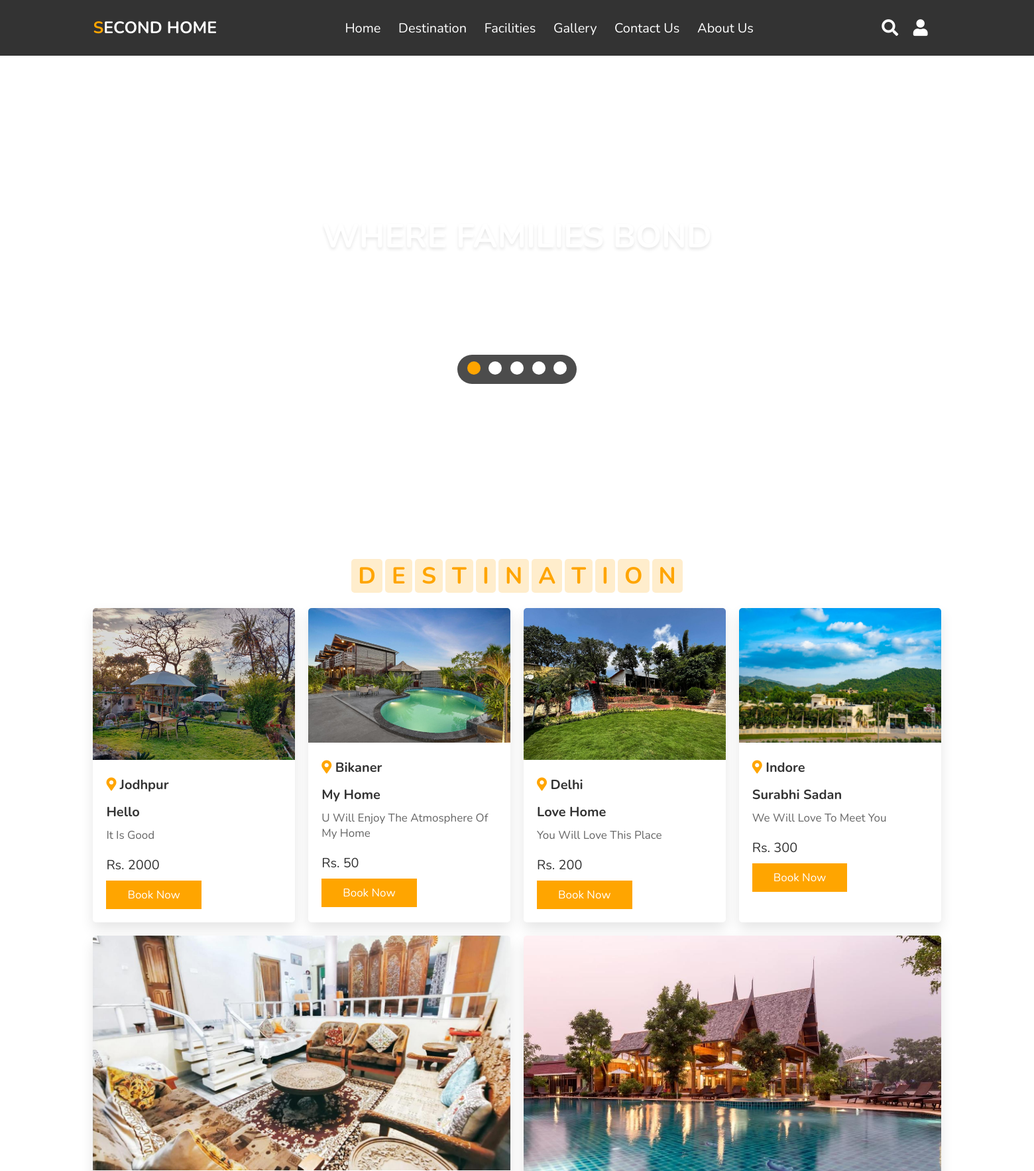
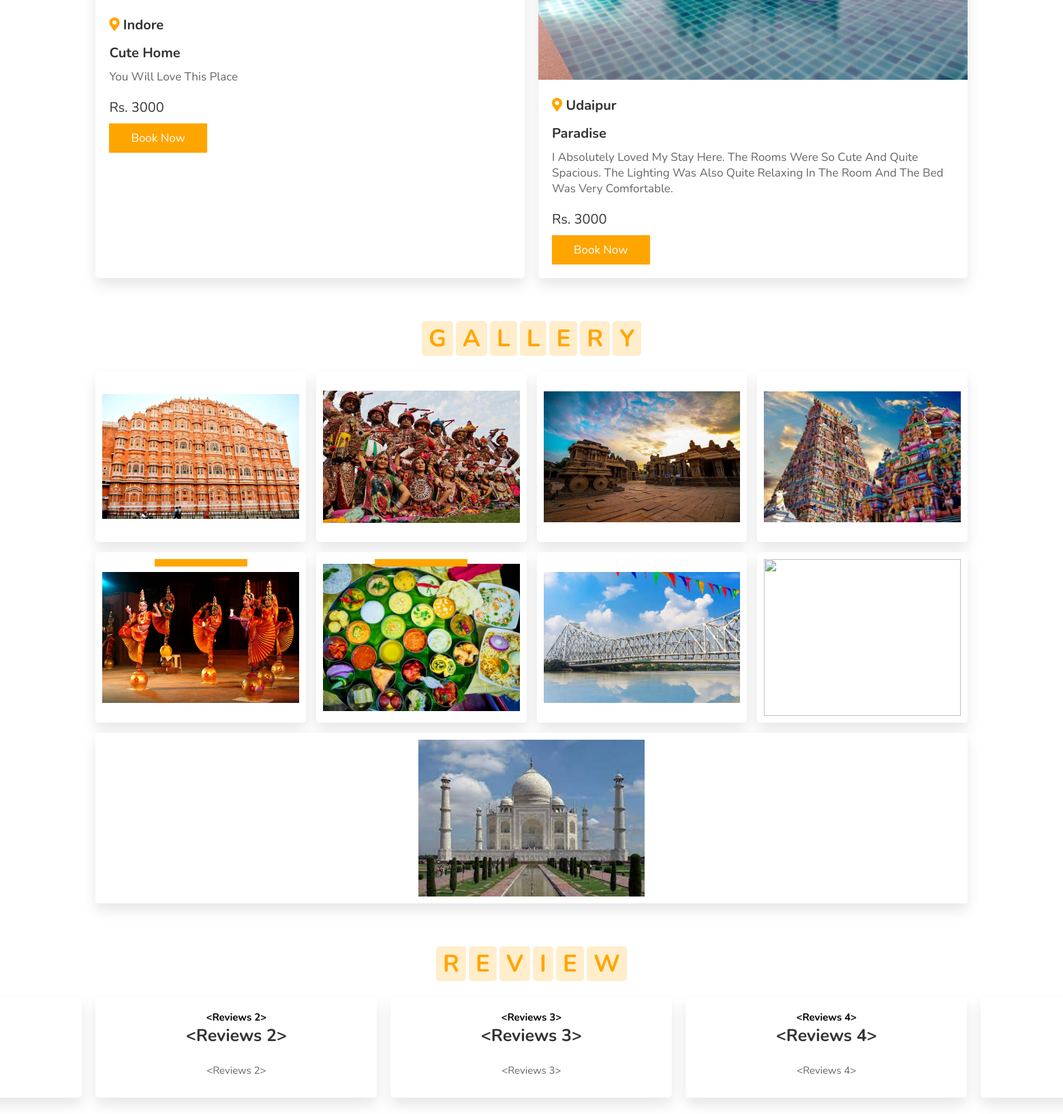
Page /Open_Seating_areas (upper part) on the committed database (2 pictures, top to bottom).
### models.py (models this page shows)
class Listroom(db.Model):
    id = db.Column(db.Integer, primary_key=True)
    email = db.Column(db.String(150))
    phone_no= db.Column(db.Integer)
    city = db.Column(db.String(150))
    host_name = db.Column(db.String(150))
    homestay_name = db.Column(db.String(150))
    address = db.Column(db.String(150))
    description= db.Column(db.String(150))
    no_of_room = db.Column(db.Integer)
    Parking = db.Column(db.Boolean)
    Internet = db.Column(db.Boolean)
    Running_Hot_water = db.Column(db.Boolean)
    Open_Seating_areas = db.Column(db.Boolean)
    Air_Condition = db.Column(db.Boolean)
    Pet_Friendly = db.Column(db.Boolean)
    Toiletries = db.Column(db.Boolean)
    Smoking_Allowed = db.Column(db.Boolean)
    Library = db.Column(db.Boolean)
    Bonfire = db.Column(db.Boolean)
    Barbecue = db.Column(db.Boolean)
    Pick_and_dropService = db.Column(db.Boolean)
    rent=db.Column(db.Integer)
    pic=db.Column(db.String(500))
    uid = db.Column("uid", db.Integer, db.ForeignKey('user.id'))
    review = db.relationship('Reviews', backref='room')
    booking = db.relationship('Booking', backref='room')

class Reviews(db.Model):
    id = db.Column(db.Integer, primary_key=True)
    review=db.Column(db.String(5000))
    room_id = db.Column(db.Integer, db.ForeignKey('listroom.id'))
    user_id = db.Column(db.Integer, db.ForeignKey('user.id'))

### main.py (the view)
@app.route('/Open_Seating_areas')
def Open_Seating_areas():
    fac=Listroom.query.filter_by(Open_Seating_areas=True).all()
    rev=Reviews.query.all()
    return render_template('face.html',post=fac,login=0,ra=rev,user=current_user)

### templates/face.html (shortened to what this page needs)
<!DOCTYPE html>
<html lang="en">
{% include('header.html')%}
<body>
    {% include ('navbar.html') %}
    <section class="home" id="home">
        <div class="content">
            <h3>where families bond</h3>
            <p>Experience something new every moment</p>
        </div>
        <div class="controls">
            <span class="vid-btn active" data-src="/static/images/vid-1.mp4"></span>
            <span class="vid-btn" data-src="/static/images/vid-2.mp4"></span>
            <span class="vid-btn" data-src="/static/images/vid-3.mp4"></span>
            <span class="vid-btn" data-src="/static/images/vid-4.mp4"></span>
            <span class="vid-btn" data-src="/static/images/vid-5.mp4"></span>
        </div>
        <div class="video-container">
            <video src="/static/images/vid-1.mp4" id="video-slider" loop autoplay muted></video>
        </div>
    </section>
    <section class="destination" id="destination">
        <h1 class="heading">
            <span>d</span>
            <span>e</span>
            <span>s</span>
            <span>t</span>
            <span>i</span>
            <span>n</span>
            <span>a</span>
            <span>t</span>
            <span>i</span>
            <span>o</span>
            <span>n</span>
        </h1>
        <div class="box-container">
            {% for i in post %}
            <div class="box">
                <img src="{{i.pic}}" alt="">
                <div class="content">
                    <h3> <i class="fas fa-map-marker-alt"></i> {{i.city}} </h3> <br>
                    <h3>{{i.homestay_name}}</h3>
                    <p>
                        {{i.description}}
                    </p>
                    <div class="price"> Rs. {{i.rent}} </div>
                    <a href="{{i.id}}/profile" class="btn">book now</a>
                </div>
            </div>
            {% endfor %}
        </div>
    </section>
    <section class="gallery" id="gallery">
        <h1 class="heading">
            <span>g</span>
            <span>a</span>
            <span>l</span>
            <span>l</span>
            <span>e</span>
            <span>r</span>
            <span>y</span>
        </h1>
        <div class="box-container">
            <div class="box">
                <img src="/static/images/gg1.webp" alt="">
                <div class="content">
                </div>
            </div>
            <div class="box">
                <img src="/static/images/gg2.jpg" alt="">
                <div class="content">
                </div>
            </div>
            <div class="box">
                <img src="/static/images/gg3.jpg" alt="">
                <div class="content">
                </div>
            </div>
            <div class="box">
                <img src="/static/images/gg4.webp" alt="">
                <div class="content">
                </div>
            </div>
            <div class="box">
                <img src="/static/images/gg5.jpg" alt="">
                <div class="content">
                    <a href="/madhya_pradesh" class="btn">see more</a>
                </div>
            </div>
            <div class="box">
                <img src="/static/images/gg6.jpg" alt="">
                <div class="content">
                    <a href="/andhra_pradesh" class="btn">see more</a>
                </div>
            </div>
            <div class="box">
                <img src="/static/images/gg7.webp" alt="">
                <div class="content">
                </div>
            </div>
            <div class="box">
                <img src="/static/images/gg8.png" alt="">
                <div class="content">
                </div>
            </div>
            <div class="box">
                <img src="/static/images/gg9.jpg" alt="">
                <div class="content">
                </div>
            </div>
        </div>
    </section>
    <section class="review" id="review">
        <h1 class="heading">
            <span>r</span>
            <span>e</span>
            <span>v</span>
            <span>i</span>
            <span>e</span>
            <span>w</span>
        </h1>
        <div class="swiper-container review-slider">
            <div class="swiper-wrapper">
                {% for i in ra %}
                <div class="swiper-slide">
                    <div class="box">
                        <h1>{{i}}</h1>
                        <h3>{{i}}</h3>
                       <br>
                           <p>{{i}}</p>
                    </div>
                </div>
                {% endfor %}
        </div>
    </section>
</body>
</html>

### static/style.css (style rules this page uses)
:root { --orange: #ffa500; }
* { font-family: 'Nunito', sans-serif; margin: 0; padding: 0; box-sizing: border-box; text-transform: capitalize; outline: none; border: none; text-decoration: none; transition: all .2s linear; }
html { font-size: 62.5%; overflow-x: hidden; scroll-padding-top: 6rem; scroll-behavior: smooth; }
section { padding: 2rem 9%; }
.heading { text-align: center; padding: 2.5rem 0; }
.heading span { font-size: 3.5rem; background: rgba(255, 165, 0, .2); color: var(--orange); border-radius: .5rem; padding: .2rem 1rem; }
.btn { display: inline-block; margin-top: 1rem; background: var(--orange); color: #fff; padding: .8rem 3rem; border: .2rem solid var(--orange); cursor: pointer; font-size: 1.7rem; }
.home { min-height: 100vh; display: flex; align-items: center; justify-content: center; flex-flow: column; position: relative; z-index: 0; }
.home .content { text-align: center; }
.home .content h3 { font-size: 5rem; color: #fff; text-transform: uppercase; text-shadow: 0 .3rem .5rem rgba(0, 0, 0, .1); }
.home .content p { font-size: 2.5rem; color: #fff; padding: .5rem 0; }
.home .video-container video { position: absolute; top: 0; left: 0; z-index: -1; height: 100%; width: 100%; object-fit: cover; }
.home .controls { padding: 1rem; border-radius: 5rem; background: rgba(0, 0, 0, .7); position: relative; top: 10rem; }
.home .controls .vid-btn { height: 2rem; width: 2rem; display: inline-block; border-radius: 50%; background: #fff; cursor: pointer; margin: 0 .5rem; }
.home .controls .vid-btn.active { background: var(--orange); }
.destination .box-container { display: flex; flex-wrap: wrap; gap: 2rem; }
.destination .box-container .box { flex: 1 1 30rem; border-radius: .5rem; overflow: hidden; box-shadow: 0 1rem 2rem rgba(0, 0, 0, .1); }
.destination .box-container .box img { width: 100%; object-fit: cover; }
.destination .box-container .box .content { padding: 2rem; }
.destination .box-container .box .content h3 { font-size: 2rem; color: #333; }
.destination .box-container .box .content h3 i { color: var(--orange); }
.destination .box-container .box .content p { font-size: 1.7rem; color: #666; padding: 1rem 0; }
.destination .box-container .box .content .price { font-size: 2rem; color: #333; padding-top: 1rem; }
.gallery .box-container { display: flex; flex-wrap: wrap; gap: 1.5rem; }
.gallery .box-container .box { overflow: hidden; box-shadow: 0 1rem 2rem rgba(0, 0, 0, .1); border: 1rem solid #fff; border-radius: .5rem; flex: 1 1 30rem; height: 25rem; position: relative; }
.gallery .box-container .box img { height: 100%; width: 100%; object-fit: cover; }
.gallery .box-container .box .content { position: absolute; top: -100%; left: 0; height: 100%; width: 100%; text-align: center; background: rgba(0, 0, 0, .7); padding: 2rem; padding-top: 5rem; }
.review .review-slider { padding-bottom: 2rem; }
.review .box { padding: 2rem; text-align: center; box-shadow: 0 1rem 2rem rgba(0, 0, 0, .1); border-radius: .5rem; }
.review .box h3 { color: #333; font-size: 2.5rem; }
.review .box p { color: #666; font-size: 1.5rem; padding: 1rem 0; }
.gallery .box-container .box img { height: 100%; width: 100%; object-fit: contain; }

### rows in the picture
Listroom: pic (picture), city "Jodhpur", homestay_name "Hello", description "It Is Good", rent "2000"
Listroom: pic (picture), city "Bikaner", homestay_name "My Home", description "U Will Enjoy The Atmosphere Of My Home", rent "50"
Listroom: pic (picture), city "Delhi", homestay_name "Love Home", description "You Will Love This Place", rent "200"
Listroom: pic (picture), city "Indore", homestay_name "Surabhi Sadan", description "We Will Love To Meet You", rent "300"
Listroom: pic (picture), city "Indore", homestay_name "Cute Home", description "You Will Love This Place", rent "3000"
Listroom: pic (picture), city "Udaipur", homestay_name "Paradise", description "I Absolutely Loved My Stay Here. The Rooms Were So Cute And Quite Spacious. The Lighting Was Also Quite Relaxing In The Room And The Bed Was Very Comfortable.", rent "3000"
Reviews: i "<Reviews 2>"
Reviews: i "<Reviews 3>"
Reviews: i "<Reviews 4>"
